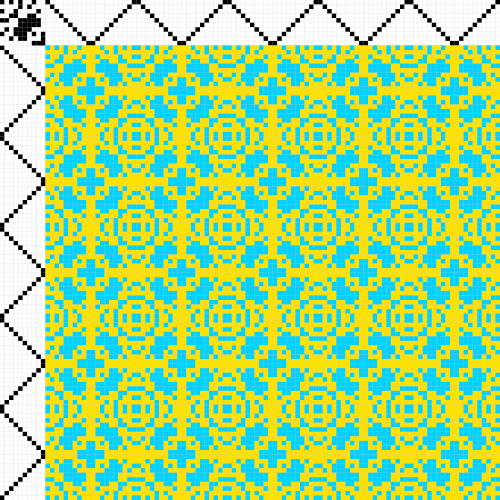
Frame 1 (no input)
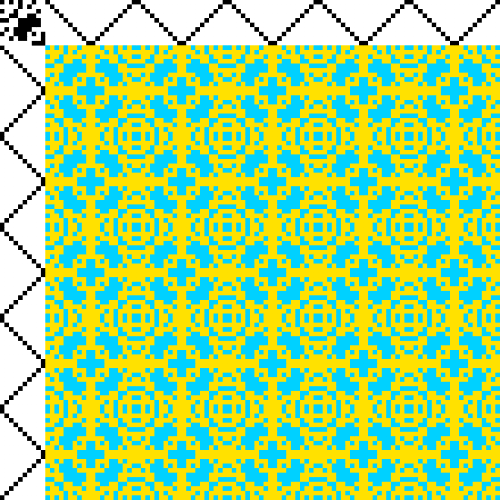
Frame 60 (the mouse pressed at the canvas centre just before this capture)
Frame 120 (the mouse held since frame 60 and released just before this capture): identical to frame 60, image omitted

The Processing sketch that drew these frames (run headless with seeded random() and noise(); from frame 60 on, the mouse is pressed at the canvas centre):

// Processing sketch: sample8_7
// ── sample8_7.pde
int columnA = 10; //A,Bの列数(B,Cの行数)
int rep = 10; //反復回数
int rowA = rep * columnA; //Aの行数(Cの列数)
int[][] mtxA = new int[rowA][columnA];
int[][] mtxB = new int[columnA][columnA];
int[][] mtxC = new int[columnA][rowA];
int[][] mtxP = new int[rowA][rowA];
float scalar;
color colorTate = color(255, 255, 0); //タテ糸の色(黄)
color colorYoko = color(255, 0, 0); //ヨコ糸の色(赤)
color BLACK = color(0, 0, 0); //黒
color WHITE = color(255, 255, 255); //白
boolean sym = true; //Bの鏡映対称性(trueならばD4，falseならばD2)
void setup(){
  size(500, 500);
  colorMode(HSB, 1);
  repeat(mtxA); //Aを反復配列にする
  randomize(mtxB); //Bをランダムな配列にする
  mtxC = trMtx(mtxA); //CをAの転置とする
  scalar = (float) height / (rowA + columnA); //セルのサイズ
}
void draw(){
  mtxP = multMtx(multMtx(mtxA, trMtx(mtxB)), mtxC); //Dの計算
  strokeWeight(1);
  drawTable(mtxA, 0, columnA, BLACK, WHITE); //Aを描画する
  drawTable(mtxB, 0, 0, BLACK, WHITE); //Bを描画する
  drawTable(mtxC, columnA, 0, BLACK, WHITE); //Cを描画する
  drawTable(mtxP, columnA, columnA, colorYoko, colorTate); //Dを描画する
  strokeWeight(3);
  line(0, scalar * columnA, width, scalar * columnA); //罫線の描画
  line(scalar * columnA, 0, scalar * columnA, height);
}

// ── action.pde
void mouseClicked(){ //マウスクリック時
  sym = true;//D4対称性を持つ模様の生成
  randomize(mtxB);
}
void keyPressed(){//キーを押した時
  sym = false; //D2対称性を持つ模様の生成
  randomize(mtxB);
}

// ── drawTable.pde
void drawTable(int[][] mtx, float x, float y, color c1, color c2){
  noStroke();
  float posY = y * scalar;
  for(int i = 0; i < mtx.length; i++){
    float posX = x * scalar;
    for (int j = 0; j < mtx[0].length; j++){
      if(mtx[i][j] ==0){
        fill(c2);
      } else {
        fill(c1);
      }
      rect(posX, posY, scalar, scalar);
      posX += scalar;
    }
    posY += scalar;
  }
}

// ── multMtx.pde
int[][] multMtx(int[][] mtx1, int[][] mtx2){ //行列の積
  int[][] newMtx = new int[mtx1.length][mtx2[0].length];
  for (int i = 0; i < mtx1.length; i++){
    for (int j = 0; j < mtx2[0].length; j++){
      int sum = 0; //(i,j)要素の初期値
      for (int k = 0; k < mtx2.length; k++){
        sum += mtx1[i][k] * mtx2[k][j]; //要素をかけて足す
      }
      newMtx[i][j] = sum;
    }
  }
  return newMtx;
}

// ── randomize.pde
void randomize(int[][] mtx){
  for (int i = 0; i < mtx.length; i++){
    for (int j = 0; j < mtx[0].length; j++){
      mtx[i][j] = int(random(2)); //ランダムな01配列の生成
    }
  }
  if(sym){ //対称行列にする場合
    for(int i = 0; i < mtx.length; i++){
      for (int j = 0; j < mtx[0].length; j++){
        mtx[j][i] = mtx[i][j]; //(i,j)成分と(j,i)成分が同じになるようにする
      }
    }
  }
  colorTate = color(random(1), 1, 1); //色彩をランダムに生成
  colorYoko = color(random(1), 1, 1);
}

// ── repeat.pde
void repeat(int[][] mtx){
  for (int i = 0; i < rowA; i++){
    for (int j = 0; j < columnA; j++){
      mtx[i][j] = 0; //mtxの要素をすべて0にする
    }
  }
  for (int i = 0; i < rowA; i++){
    int iZigzag;
    if (int(i / columnA) % 2 == 0){
      iZigzag = i % columnA;
    } else { //列の端まで達したとき折り返す
      iZigzag = columnA - (i % columnA) -1;
    }
    mtx[i][iZigzag] = 1;//行列の要素をジグザグに1にする
  }
}

// ── trMtx.pde
int[][] trMtx(int[][] mtx){//行列の転置
  int[][] newMtx = new int[mtx[0].length][mtx.length];
  for (int i = 0; i < mtx.length; i++){
    for (int j = 0; j < mtx[0].length; j++){
      newMtx[j][i] = mtx[i][j]; //要素を入れ替える
    }
  }
  return newMtx;
}
